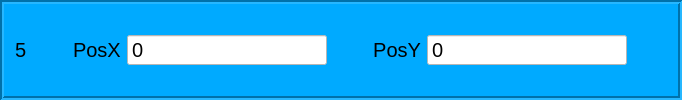
            <widget class="QFrame" name="frame_11">
             <property name="sizePolicy">
              <sizepolicy hsizetype="Preferred" vsizetype="Fixed">
               <horstretch>0</horstretch>
               <verstretch>0</verstretch>
              </sizepolicy>
             </property>
             <property name="maximumSize">
              <size>
               <width>16777215</width>
               <height>120</height>
              </size>
             </property>
             <property name="font">
              <font>
               <family>Tahoma</family>
               <pointsize>15</pointsize>
              </font>
             </property>
             <property name="styleSheet">
              <string notr="true">background-color: rgb(0, 170, 255);</string>
             </property>
             <property name="frameShape">
              <enum>QFrame::Box</enum>
             </property>
             <property name="frameShadow">
              <enum>QFrame::Sunken</enum>
             </property>
             <property name="lineWidth">
              <number>2</number>
             </property>
             <property name="midLineWidth">
              <number>0</number>
             </property>
             <layout class="QHBoxLayout" name="horizontalLayout_7">
              <item>
               <widget class="QLabel" name="label_10">
                <property name="font">
                 <font>
                  <family>Tahoma</family>
                  <pointsize>15</pointsize>
                 </font>
                </property>
                <property name="text">
                 <string>5</string>
                </property>
               </widget>
              </item>
              <item>
               <spacer name="horizontalSpacer_4">
                <property name="orientation">
                 <enum>Qt::Horizontal</enum>
                </property>
                <property name="sizeHint" stdset="0">
                 <size>
                  <width>40</width>
                  <height>20</height>
                 </size>
                </property>
               </spacer>
              </item>
              <item>
               <widget class="QLabel" name="label_15">
                <property name="sizePolicy">
                 <sizepolicy hsizetype="Preferred" vsizetype="Preferred">
                  <horstretch>0</horstretch>
                  <verstretch>0</verstretch>
                 </sizepolicy>
                </property>
                <property name="font">
                 <font>
                  <pointsize>15</pointsize>
                 </font>
                </property>
                <property name="styleSheet">
                 <string notr="true"/>
                </property>
                <property name="text">
                 <string>PosX</string>
                </property>
               </widget>
              </item>
              <item>
               <widget class="QSpinBox" name="edtCelebiRX5">
                <property name="sizePolicy">
                 <sizepolicy hsizetype="Fixed" vsizetype="Fixed">
                  <horstretch>0</horstretch>
                  <verstretch>0</verstretch>
                 </sizepolicy>
                </property>
                <property name="minimumSize">
                 <size>
                  <width>200</width>
                  <height>0</height>
                 </size>
                </property>
                <property name="font">
                 <font>
                  <family>Tahoma</family>
                  <pointsize>15</pointsize>
                 </font>
                </property>
                <property name="styleSheet">
                 <string notr="true">background-color: rgb(255, 255, 255);</string>
                </property>
                <property name="buttonSymbols">
                 <enum>QAbstractSpinBox::NoButtons</enum>
                </property>
                <property name="showGroupSeparator" stdset="0">
                 <bool>false</bool>
                </property>
                <property name="maximum">
                 <number>100000000</number>
                </property>
                <property name="value">
                 <number>0</number>
                </property>
               </widget>
              </item>
              <item>
               <spacer name="horizontalSpacer_7">
                <property name="orientation">
                 <enum>Qt::Horizontal</enum>
                </property>
                <property name="sizeType">
                 <enum>QSizePolicy::Fixed</enum>
                </property>
                <property name="sizeHint" stdset="0">
                 <size>
                  <width>40</width>
                  <height>20</height>
                 </size>
                </property>
               </spacer>
              </item>
              <item>
               <widget class="QLabel" name="label_18">
                <property name="sizePolicy">
                 <sizepolicy hsizetype="Preferred" vsizetype="Preferred">
                  <horstretch>0</horstretch>
                  <verstretch>0</verstretch>
                 </sizepolicy>
                </property>
                <property name="font">
                 <font>
                  <pointsize>15</pointsize>
                 </font>
                </property>
                <property name="text">
                 <string>PosY</string>
                </property>
                <property name="alignment">
                 <set>Qt::AlignRight|Qt::AlignTrailing|Qt::AlignVCenter</set>
                </property>
               </widget>
              </item>
              <item>
               <widget class="QSpinBox" name="edtCelebiRY5">
                <property name="sizePolicy">
                 <sizepolicy hsizetype="Fixed" vsizetype="Fixed">
                  <horstretch>0</horstretch>
                  <verstretch>0</verstretch>
                 </sizepolicy>
                </property>
                <property name="minimumSize">
                 <size>
                  <width>200</width>
                  <height>0</height>
                 </size>
                </property>
                <property name="font">
                 <font>
                  <family>Tahoma</family>
                  <pointsize>15</pointsize>
                 </font>
                </property>
                <property name="styleSheet">
                 <string notr="true">background-color: rgb(255, 255, 255);</string>
                </property>
                <property name="buttonSymbols">
                 <enum>QAbstractSpinBox::NoButtons</enum>
                </property>
                <property name="showGroupSeparator" stdset="0">
                 <bool>false</bool>
                </property>
                <property name="prefix">
                 <string/>
                </property>
                <property name="maximum">
                 <number>10000000</number>
                </property>
                <property name="value">
                 <number>0</number>
                </property>
               </widget>
              </item>
              <item>
               <spacer name="horizontalSpacer_8">
                <property name="orientation">
                 <enum>Qt::Horizontal</enum>
                </property>
                <property name="sizeType">
                 <enum>QSizePolicy::Expanding</enum>
                </property>
                <property name="sizeHint" stdset="0">
                 <size>
                  <width>40</width>
                  <height>20</height>
                 </size>
                </property>
               </spacer>
              </item>
             </layout>
            </widget>
